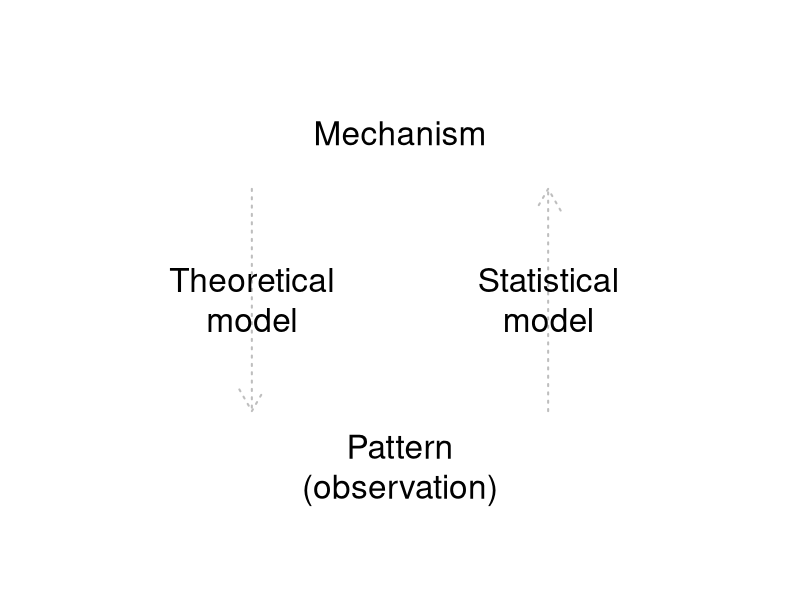
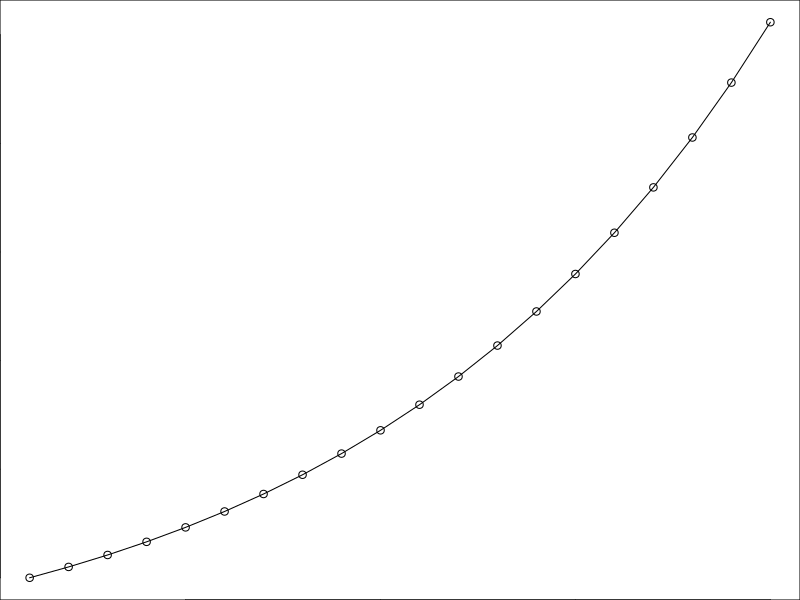
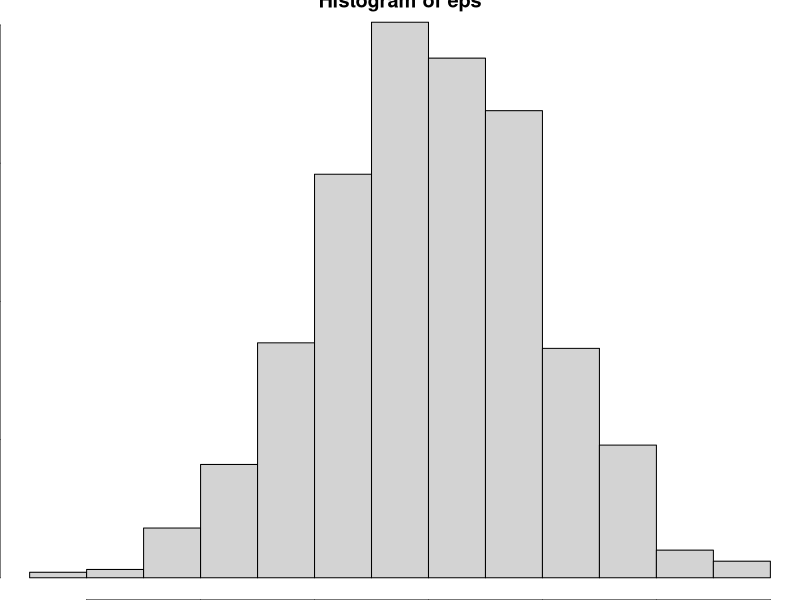
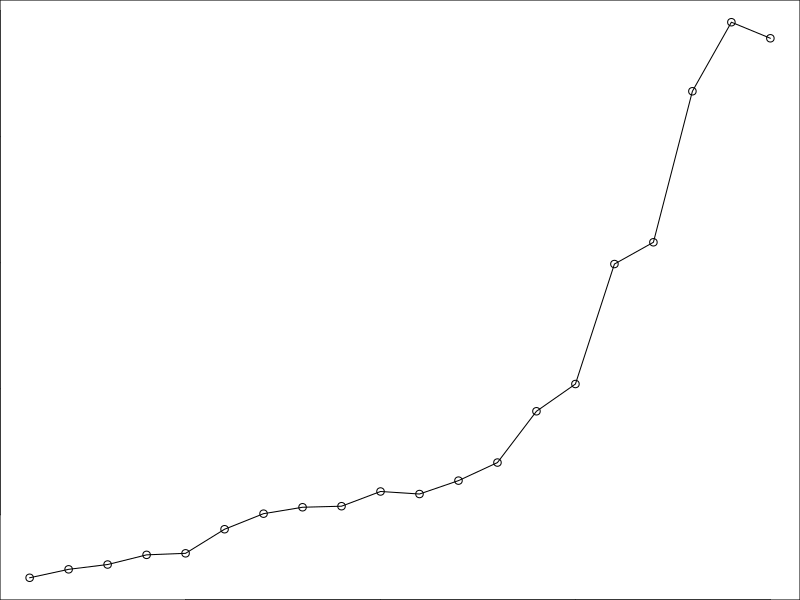

Generate these figures, in order, with R:
## ---- chunk 1

CEX <- 2
LWD <- 2

par(mar= c(0,0,0,0), oma = c(0,0,0,0))
plot(0, type = "n", xlim = c(0,1), ylim = c(0,1), ann = F, axes = F)

arrows(x0 = 0.7, y0 = 0.3, y1 = 0.7, col = "gray", lwd = LWD, lty = 3)
arrows(x0 = 0.3, y0 = 0.7, y1 = 0.3, col = "gray", lwd = LWD, lty = 3)

text(0.3, 0.5, "Theoretical\nmodel", cex = CEX)
text(0.7, 0.5, "Statistical\nmodel", cex = CEX)

text(0.5, 0.8, "Mechanism", cex = CEX)
text(0.5, 0.2, "Pattern\n(observation)", cex = CEX)

## ---- chunk 2
# create a vector with 11, 12, 13
y <- NULL
x <- 11:13

for(i in 1:3) {
  y[i] <- x[i] * 2
}
## ---- chunk 3
y
## ---- chunk 4

n <- NULL
n[1] <- 10 # initial population size
lambda <- 1.1

for(t in 1:19) { # simulate 20 time steps
  n[t + 1] <- lambda * n[t]
}

## ---- chunk 5

n

x <- 1:20
plot(n ~ x,
     ylab = "Number of individuals",
     xlab = "Time step",
     type = "o")

## ---- chunk 6

eps <- rnorm(n = 1000, mean = 0, sd = 1)

hist(eps)

## ---- chunk 7

# log-transformed population size
log_n <- NULL

# parameters
log_n[1] <- log(10) # initial population size
lambda <- 1.1

# epsilon
eps <- rnorm(n = 20, mean = 0, sd = 0.1)

for(t in 1:19) { # simulate 20 time steps
  log_n[t + 1] <- log(lambda) + log_n[t] + eps[t]
}

# back-transform
n <- exp(log_n)

## ---- chunk 8
x <- 1:20
plot(n ~ x,
     ylab = "Number of individuals",
     xlab = "Time step",
     type = "o")

